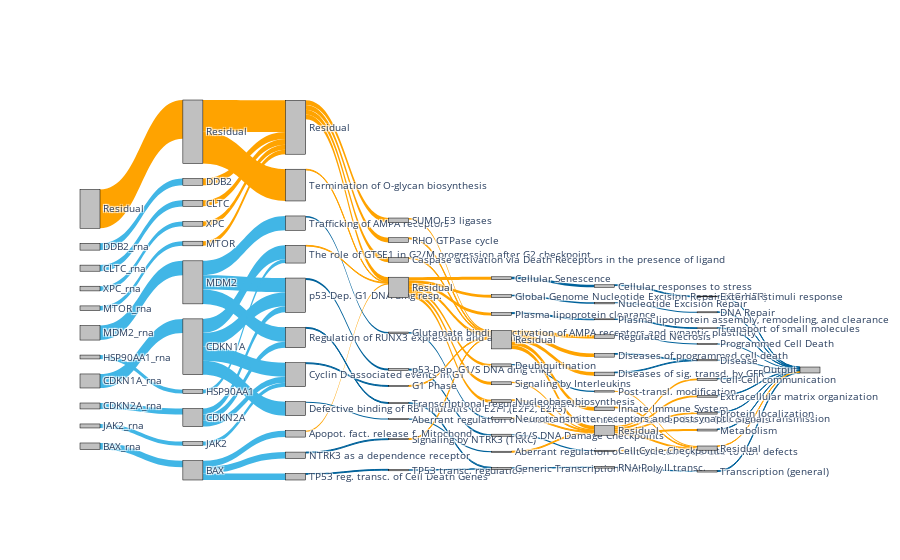

The cell this chart's notebook holds for it:
### Code cell
imps_dir = '/mnt/disks/pancan/pnet/results/ccle_val'
savepath = '/mnt/disks/pancan/pnet/figures/ccle_sankey_diagram.html'
sk = sankey_diag.SankeyDiag(imps_dir, runs=10)
fig = sk.get_sankey_diag(savepath)

### Figure 1 — Plotly figure (JSON) as saved in the notebook; plotly's stock layout.template omitted (floating-point values rounded to 4 significant figures)
{"data": [{"link": {"color": ["#41B6E6", "#41B6E6", "#41B6E6", "#41B6E6", "#41B6E6", "#41B6E6", "#41B6E6", "#41B6E6", "#41B6E6", "#41B6E6", "#FFA300", "#41B6E6", "#41B6E6", "#41B6E6", "#41B6E6", "#41B6E6", "#41B6E6", "#41B6E6", "#FFA300", "#41B6E6", "#41B6E6", "#41B6E6", "#41B6E6", "#41B6E6", "#41B6E6", "#FFA300", "#FFA300", "#FFA300", "#41B6E6", "#41B6E6", "#FFA300", "#FFA300", "#00629B", "#00629B", "#FFA300", "#00629B", "#00629B", "#00629B", "#00629B", "#00629B", "#FFA300", "#FFA300", "#FFA300", "#FFA300", "#FFA300", "#FFA300", "#00629B", "#00629B", "#00629B", "#FFA300", "#00629B", "#FFA300", "#FFA300", "#00629B", "#FFA300", "#FFA300", "#FFA300", "#FFA300", "#FFA300", "#FFA300", "#FFA300", "#FFA300", "#FFA300", "#00629B", "#00629B", "#00629B", "#00629B", "#00629B", "#FFA300", "#FFA300", "#FFA300", "#00629B", "#FFA300", "#FFA300", "#FFA300", "#FFA300", "#FFA300", "#FFA300", "#00629B", "#00629B", "#FFA300", "#00629B", "#00629B", "#00629B", "#FFA300", "#00629B", "#FFA300", "#00629B", "#FFA300", "#FFA300", "#FFA300", "#FFA300", "#FFA300", "#00629B", "#00629B", "#00629B", "#00629B", "#00629B", "#00629B", "#00629B", "#00629B", "#00629B", "#00629B", "#FFA300"], "source": [2, 4, 6, 8, 10, 12, 14, 16, 18, 20, 0, 3, 3, 3, 5, 5, 5, 5, 7, 9, 9, 9, 13, 13, 13, 11, 15, 17, 19, 21, 1, 1, 23, 24, 25, 26, 27, 28, 29, 30, 31, 32, 22, 22, 22, 22, 34, 35, 36, 37, 38, 39, 40, 41, 42, 43, 33, 33, 33, 33, 33, 33, 33, 45, 46, 47, 48, 49, 50, 51, 52, 53, 54, 44, 44, 44, 44, 44, 56, 57, 58, 59, 60, 61, 62, 63, 64, 65, 55, 55, 55, 55, 55, 67, 68, 69, 70, 71, 72, 73, 74, 75, 76, 66], "target": [3, 5, 7, 9, 11, 13, 15, 17, 19, 21, 1, 24, 23, 29, 28, 31, 23, 26, 22, 27, 25, 30, 28, 23, 29, 22, 22, 22, 28, 31, 32, 22, 34, 35, 33, 38, 43, 42, 41, 36, 33, 33, 37, 39, 40, 33, 49, 52, 46, 44, 51, 44, 44, 46, 44, 44, 45, 47, 48, 50, 53, 54, 44, 60, 56, 59, 58, 64, 55, 55, 55, 63, 55, 57, 61, 62, 65, 55, 69, 67, 66, 73, 71, 68, 66, 74, 66, 68, 70, 72, 75, 76, 66, 77, 77, 77, 77, 77, 77, 77, 77, 77, 77, 77], "value": [0.8346, 0.8063, 0.3928, 0.3805, 0.3496, 0.3424, 0.2704, 0.2659, 0.231, 0.2237, 2.23, 0.8244, 0.8244, 0.8244, 0.8009, 0.8009, 0.8009, 0.8009, 0.3909, 0.371, 0.371, 0.371, 0.3461, 0.3461, 0.3461, 0.342, 0.2743, 0.2632, 0.2284, 0.2184, 1.824, 1.824, 0.1155, 0.08723, 0.06858, 0.05908, 0.05031, 0.05021, 0.04748, 0.04558, 0.03973, 0.03935, 0.2716, 0.2716, 0.2716, 0.2716, 0.1164, 0.08559, 0.08349, 0.07956, 0.0632, 0.05666, 0.05475, 0.05343, 0.04998, 0.04577, 0.1684, 0.1684, 0.1684, 0.1684, 0.1684, 0.1684, 0.1684, 0.1413, 0.09648, 0.09308, 0.0733, 0.06935, 0.06056, 0.05627, 0.05593, 0.05309, 0.05175, 0.2104, 0.2104, 0.2104, 0.2104, 0.2104, 0.07823, 0.05878, 0.05862, 0.05782, 0.0411, 0.03993, 0.03696, 0.03672, 0.03648, 0.03634, 0.1092, 0.1092, 0.1092, 0.1092, 0.1092, 0.06129, 0.05754, 0.04858, 0.02632, 0.02444, 0.02396, 0.0224, 0.02108, 0.01904, 0.01893, 0.01893]}, "node": {"color": "silver", "label": ["Residual", "Residual", "MDM2_rna", "MDM2", "CDKN1A_rna", "CDKN1A", "DDB2_rna", "DDB2", "BAX_rna", "BAX", "CLTC_rna", "CLTC", "CDKN2A_rna", "CDKN2A", "XPC_rna", "XPC", "MTOR_rna", "MTOR", "JAK2_rna", "JAK2", "HSP90AA1_rna", "HSP90AA1", "Residual", "p53-Dep. G1 DNA dmg resp.", "Trafficking of AMPA receptors", "Apopot. fact. release f. Mitochond.", "Defective binding of RB1 mutants to E2F1,(E2F2, E2F3)", "NTRK3 as a dependence receptor", "Cyclin D associated events in G1", "Regulation of RUNX3 expression and activity", "TP53 reg. transc. of Cell Death Genes", "The role of GTSE1 in G2/M progression after G2 checkpoint", "Termination of O-glycan biosynthesis", "Residual", "p53-Dep. G1/S DNA dmg chkp", "Glutamate binding, activation of AMPA receptors and synaptic plasticity", "TP53 transc. regulation", "SUMO E3 ligases", "Aberrant regulation of mitotic G1/S transition in cancer due to RB1 defects", "RHO GTPase cycle", "Caspase activation via Death Receptors in the presence of ligand", "Transcriptional regulation by RUNX3", "G1 Phase", "Signaling by NTRK3 (TRKC)", "Residual", "Cellular Senescence", "Generic Transcription Pathway", "Global Genome Nucleotide Excision Repair (GG-NER)", "Deubiquitination", "G1/S DNA Damage Checkpoints", "Signaling by Interleukins", "Aberrant regulation of mitotic cell cycle due to RB1 defects", "Neurotransmitter receptors and postsynaptic signal transmission", "Plasma lipoprotein clearance", "Nucleobase biosynthesis", "Residual", "RNA Poly II transc.", "Regulated Necrosis", "Post-transl. modification", "Nucleotide Excision Repair", "Cellular responses to stress", "Diseases of programmed cell death", "Innate Immune System", "Plasma lipoprotein assembly, remodeling, and clearance", "Cell Cycle Checkpoints", "Diseases of sig. transd. by GFR", "Residual", "Programmed Cell Death", "Disease", "Transcription (general)", "Cell-Cell communication", "External stimuli response", "Extracellular matrix organization", "DNA Repair", "Transport of small molecules", "Protein localization", "Metabolism", "Output"], "line": {"color": "black", "width": 0.5}, "pad": 15, "thickness": 20}, "type": "sankey"}], "layout": {"autosize": true, "font": {"size": 10}}}
